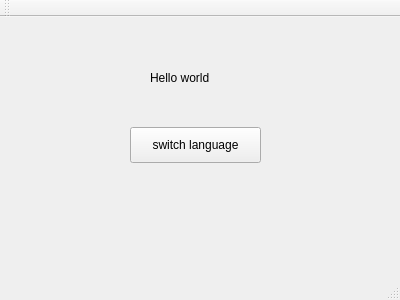
<?xml version="1.0" encoding="UTF-8"?>
<ui version="4.0">
 <class>MainWindow</class>
 <widget class="QMainWindow" name="MainWindow">
  <property name="geometry">
   <rect>
    <x>0</x>
    <y>0</y>
    <width>400</width>
    <height>300</height>
   </rect>
  </property>
  <property name="windowTitle">
   <string>MainWindow</string>
  </property>
  <widget class="QWidget" name="centralWidget">
   <widget class="QLabel" name="label">
    <property name="geometry">
     <rect>
      <x>150</x>
      <y>50</y>
      <width>81</width>
      <height>22</height>
     </rect>
    </property>
    <property name="text">
     <string>Hello world</string>
    </property>
   </widget>
   <widget class="QPushButton" name="pushButton">
    <property name="geometry">
     <rect>
      <x>130</x>
      <y>110</y>
      <width>131</width>
      <height>36</height>
     </rect>
    </property>
    <property name="text">
     <string>switch language</string>
    </property>
   </widget>
  </widget>
  <widget class="QMenuBar" name="menuBar">
   <property name="geometry">
    <rect>
     <x>0</x>
     <y>0</y>
     <width>400</width>
     <height>36</height>
    </rect>
   </property>
  </widget>
  <widget class="QToolBar" name="mainToolBar">
   <attribute name="toolBarArea">
    <enum>TopToolBarArea</enum>
   </attribute>
   <attribute name="toolBarBreak">
    <bool>false</bool>
   </attribute>
  </widget>
  <widget class="QStatusBar" name="statusBar"/>
 </widget>
 <layoutdefault spacing="6" margin="11"/>
 <resources/>
 <connections/>
</ui>
